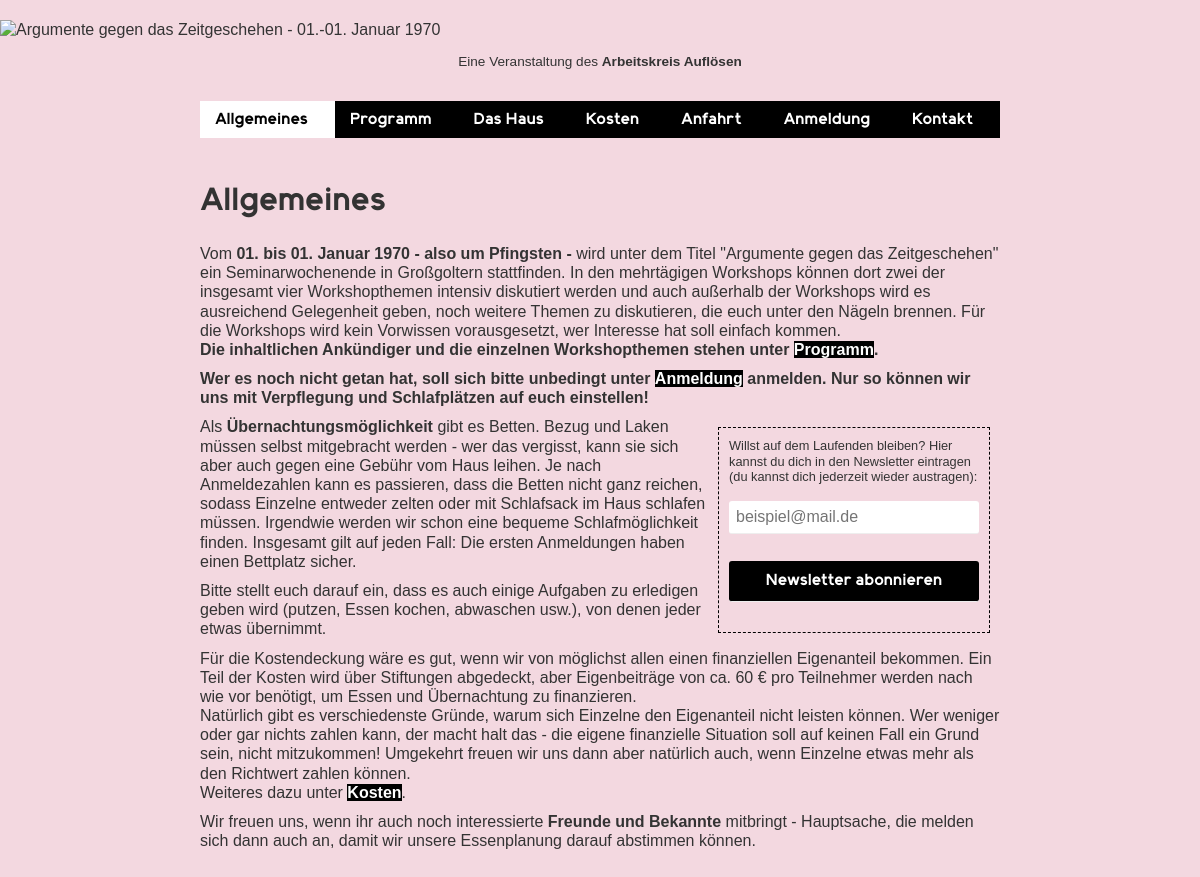
Before: / with the older database file.
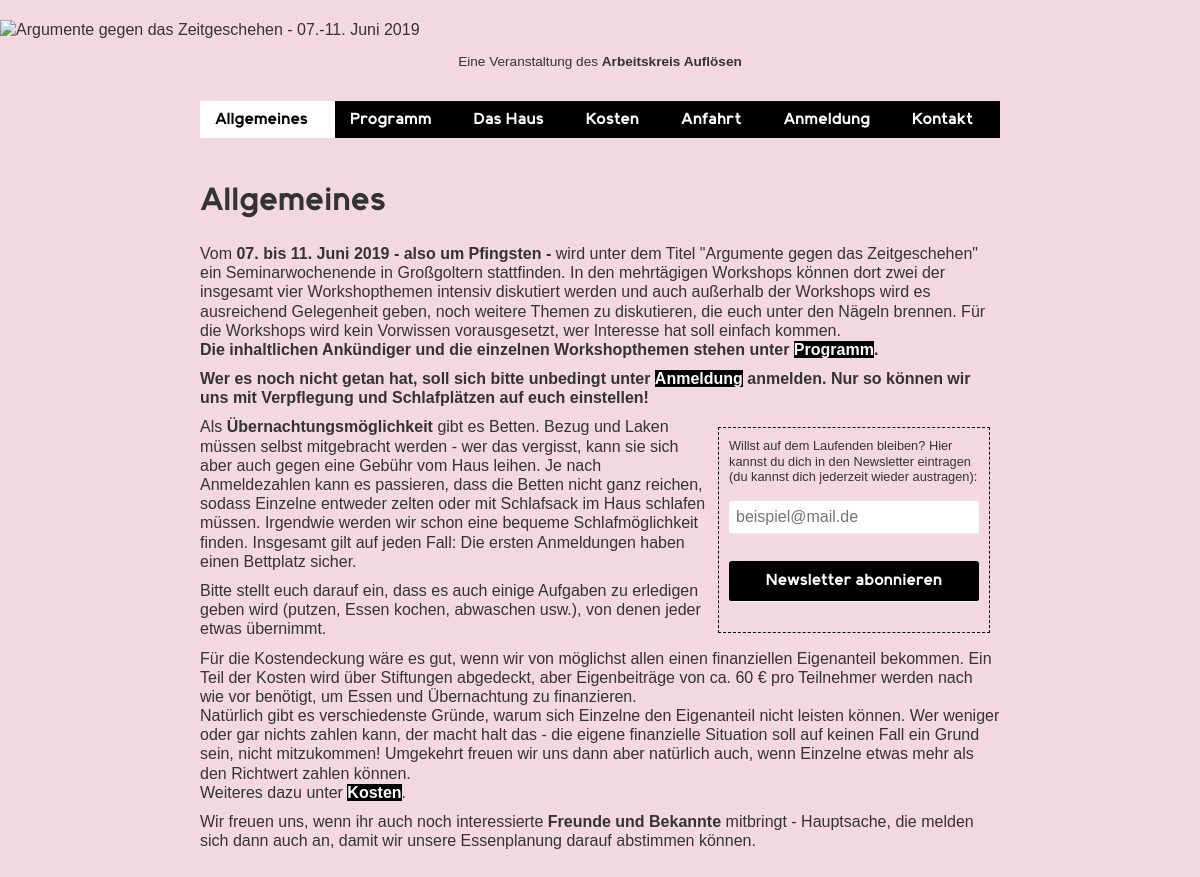
After: the same page with the newer database file.
### tables this page shows
CREATE TABLE allgemein (
	anfangsdatum DATE NOT NULL,
	enddatum DATE NOT NULL,
	haus_oeffnungszeit DATETIME NOT NULL,
	haus_schliesszeit DATETIME NOT NULL,
	kosten_untere_schranke INT UNSIGNED NOT NULL,
	kosten_obere_schranke INT UNSIGNED NOT NULL,

	CONSTRAINT anfang_vor_ende CHECK (anfangsdatum < enddatum),
	CONSTRAINT oeffnen_vor_schliessen CHECK (haus_oeffnungszeit < haus_schliesszeit),
	CONSTRAINT kosten_schranken_korrekt CHECK (kosten_untere_schranke <= kosten_obere_schranke)
);

### mysql/index.php (called while the page is built, shortened)
<?php
  $pages = array("allgemeines", "programm", "haus", "kosten", "anfahrt", "anmeldung", "kontakt", "impressum");
?>

### mysql/start_end.php (called while the page is built)
<?php
  include('mysql/connect.php');
  $start_end = $conn->query("SELECT anfangsdatum, enddatum FROM allgemein")->fetch_assoc();
  $start = strtotime($start_end['anfangsdatum']);
  $end = strtotime($start_end['enddatum']);
  $monate = array("Januar", "Februar", "März", "April", "Mai", "Juni", "Juli", "August", "September", "Oktober", "November", "Dezember");
?>

### index.php (the view, shortened to what this page needs)
<!DOCTYPE HTML>
<html lang="de">
<head>
	<link rel="stylesheet" href="css/style.css" type="text/css" />
			<?php
				include("mysql/index.php");
				if (!empty($_GET['p'])) {
					$p = $_GET['p'];
				} else {
					$p = "allgemeines";
				}
			?>
</head>
<body>
	<?php
		include("includes/logo.php");
	?>
	<main>
			<?php
				include("includes/header.php");
			?>
		<article>
			<?php
				if (in_array($p, $pages)) {
					include('content/'.$p.'.php');
				} else {
					include('content/404.php');
				}
			?>
		</article>
	</main>
</body>
</html>

### content/allgemeines.php (shortened to what this page needs)
<h1>
	Allgemeines
</h1>
<p>Vom <strong><?php echo date('d', $start);?>. bis <?php echo date('d', $end);?>. <?php echo $monate[date('m', $start) - 1];?> <?php echo date('Y', $start);?> - also um Pfingsten -</strong> wird unter dem Titel "Argumente gegen das Zeitgeschehen" ein Seminarwochenende in Großgoltern stattfinden. In den mehrtägigen Workshops können dort zwei der insgesamt vier Workshopthemen intensiv diskutiert werden und auch außerhalb der Workshops wird es ausreichend Gelegenheit geben, noch weitere Themen zu diskutieren, die euch unter den Nägeln brennen. Für die Workshops wird kein Vorwissen vorausgesetzt, wer Interesse hat soll einfach kommen.<br />
	<strong>Die inhaltlichen Ankündiger und die einzelnen Workshopthemen stehen unter <a title="Programm" href="?p=programm">Programm</a>.</strong></p>
<p><strong>Wer es noch nicht getan hat, soll sich bitte unbedingt unter <a title="Programm" href="?p=anmeldung">Anmeldung</a> anmelden. Nur so können wir uns mit Verpflegung und Schlafplätzen auf euch einstellen!</strong></p>
<?php
	include("includes/newsletter.php");
?>
<p>Als <strong>Übernachtungsmöglichkeit</strong> gibt es Betten. Bezug und Laken müssen selbst mitgebracht werden - wer das vergisst, kann sie sich aber auch gegen eine Gebühr vom Haus leihen. Je nach Anmeldezahlen kann es passieren, dass die Betten nicht ganz reichen, sodass Einzelne entweder zelten oder mit Schlafsack im Haus schlafen müssen. Irgendwie werden wir schon eine bequeme Schlafmöglichkeit finden. Insgesamt gilt auf jeden Fall: Die ersten Anmeldungen haben einen Bettplatz sicher.</p>
<p>Bitte stellt euch darauf ein, dass es auch einige Aufgaben zu erledigen geben wird (putzen, Essen kochen, abwaschen usw.), von denen jeder etwas übernimmt.</p>
<p>Für die Kostendeckung wäre es gut, wenn wir von möglichst allen einen finanziellen Eigenanteil bekommen. Ein Teil der Kosten wird über Stiftungen abgedeckt, aber Eigenbeiträge von ca. 60 € pro Teilnehmer werden nach wie vor benötigt, um Essen und Übernachtung zu finanzieren.<br />
	Natürlich gibt es verschiedenste Gründe, warum sich Einzelne den Eigenanteil nicht leisten können. Wer weniger oder gar nichts zahlen kann, der macht halt das - die eigene finanzielle Situation soll auf keinen Fall ein Grund sein, nicht mitzukommen! Umgekehrt freuen wir uns dann aber natürlich auch, wenn Einzelne etwas mehr als den Richtwert zahlen können.<br />
	Weiteres dazu unter <a title="Programm" href="?p=kosten">Kosten</a>.</p>
<p>Wir freuen uns, wenn ihr auch noch interessierte <strong>Freunde und Bekannte</strong> mitbringt - Hauptsache, die melden sich dann auch an, damit wir unsere Essenplanung darauf abstimmen können.</p>

Changed rows visible on the page:
added allgemein: anfangsdatum "07", enddatum "11", anfangsdatum "Juni", anfangsdatum "2019"
Other visible differences:
date('d', $start): "01" → (not shown)
date('d', $end): "01" → (not shown)
$monate[date('m', $start) - 1]: "Januar" → (not shown)
date('Y', $start): "1970" → (not shown)
